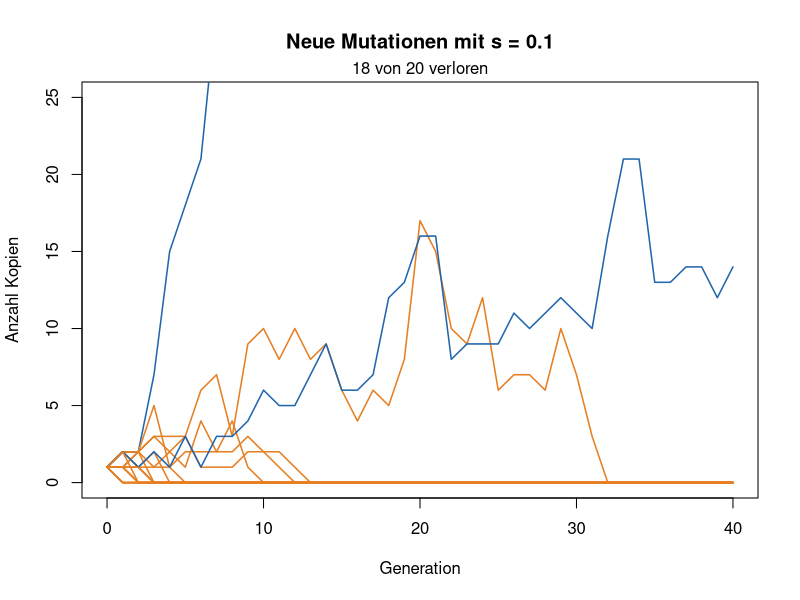
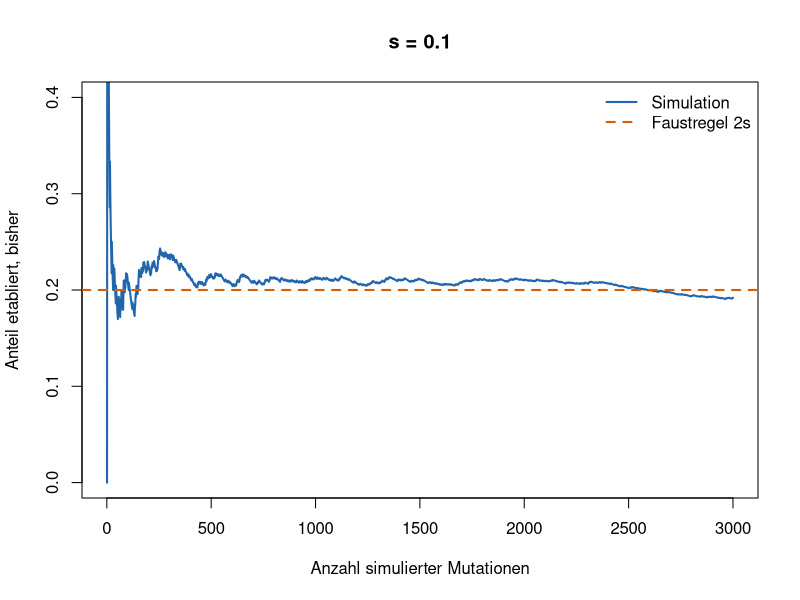
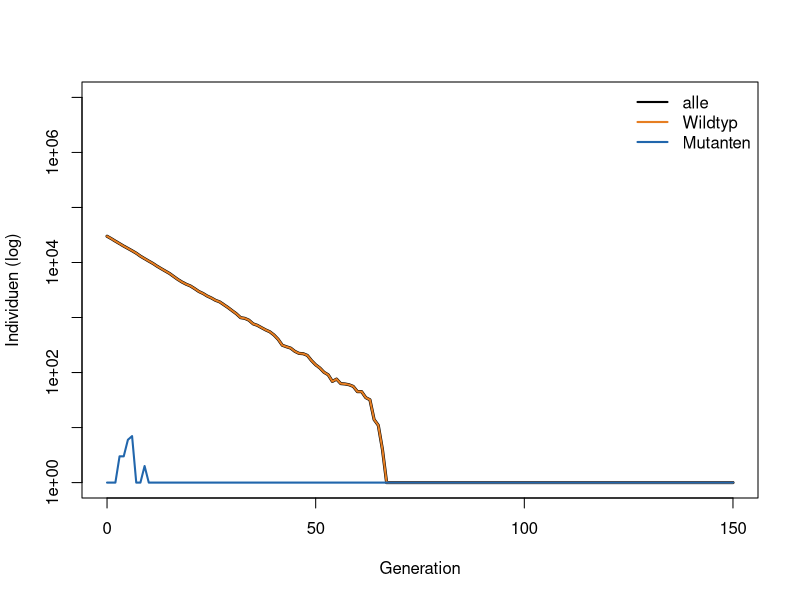
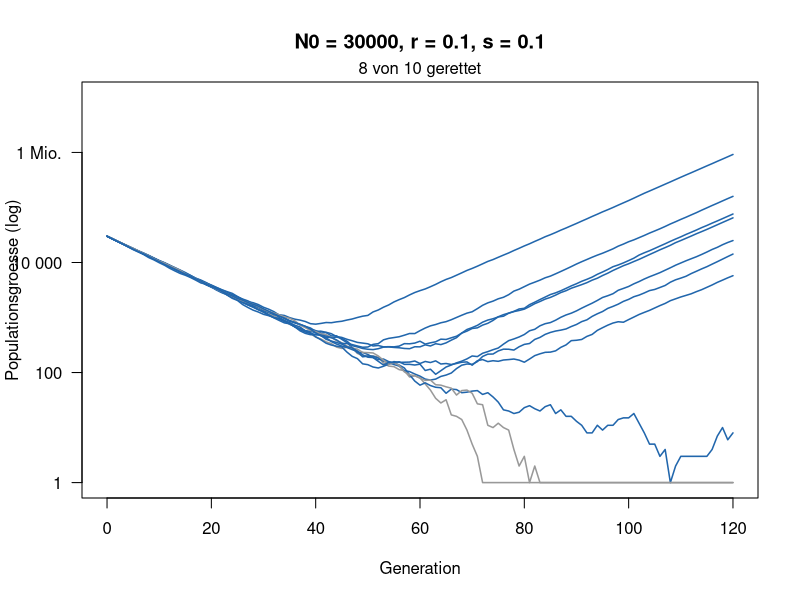
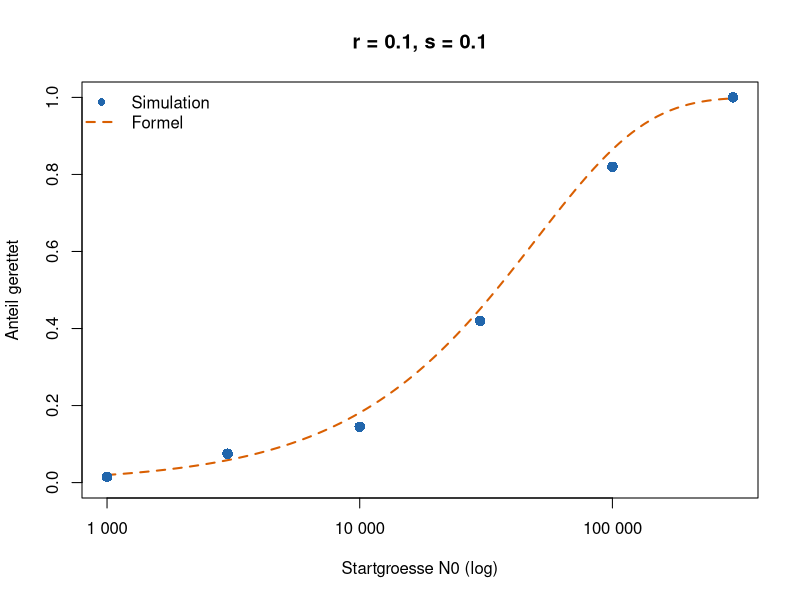
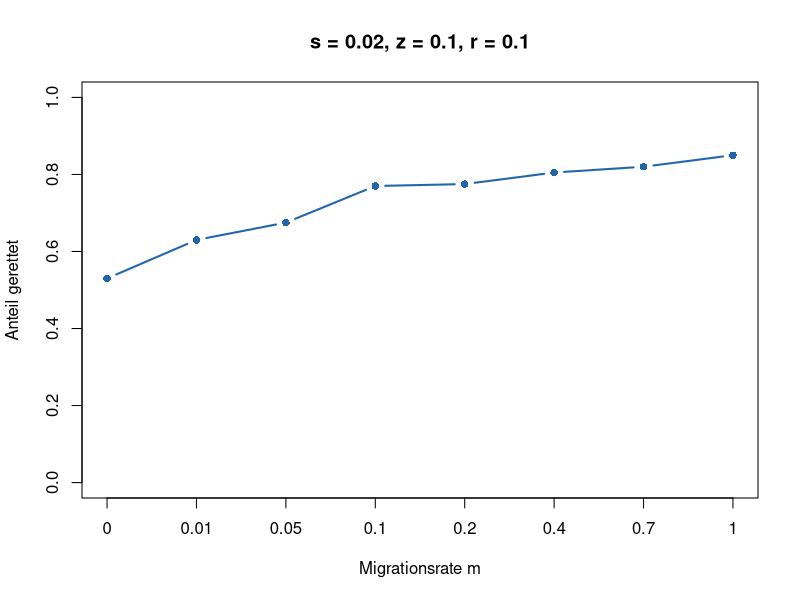
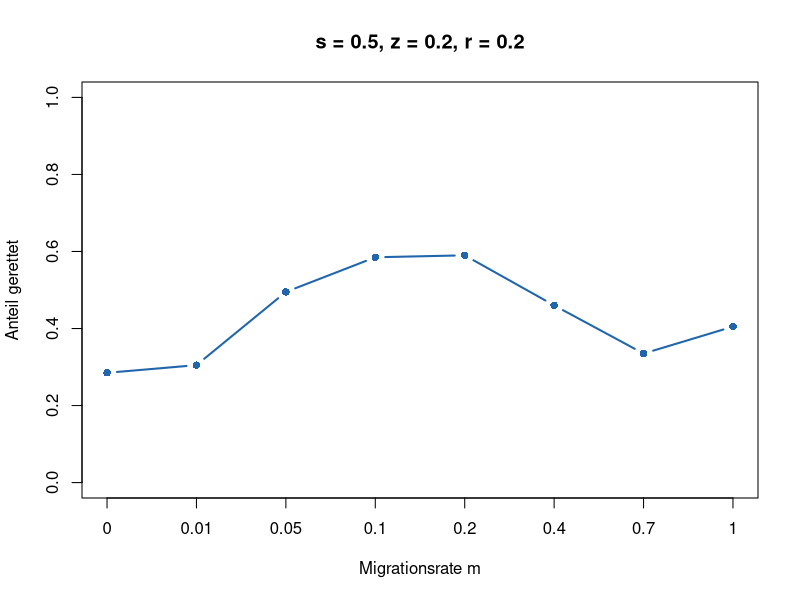

These charts were generated, in order, by the following R code:
# Woche 10 - Notebook (nur R, base R)
# Mutation und Rettung: neue Mutationen, Verzweigungsprozess, evolutionaere Rettung, zwei Orte
# In RStudio: Working Directory = weeks/week-10, dann Zeile fuer Zeile ausfuehren.
# Quarto: notebook.qmd. Knit ohne Quarto: notebook.Rmd.

# Eine neue Mutation beginnt mit einer Kopie. Auch wenn sie vorteilhaft ist, geht sie oft durch Zufall verloren. Heute simulieren Sie zuerst, wie oft sich eine solche Mutation etabliert. Danach schrumpft eine Population, weil die Umwelt schlecht wird (z. B. ein Antibiotikum). Kann eine resistente Mutation sie retten?
#
# Das Modell. Jedes Individuum hat eine zufaellige Zahl von Nachkommen:
#
# - Mutante (resistent): im Mittel 1 + s Nachkommen,
# - Wildtyp im neuen Stress: im Mittel 1 - r Nachkommen, die Population schrumpft also jede Generation um den Anteil r,
# - Jeder Wildtyp-Nachkomme ist mit Wahrscheinlichkeit U = 0.00001 eine neue Mutante.
#
# Die Abbildungen.
#
# - Teil 1: x-Achse Generation, y-Achse Anzahl Kopien einer Mutation. Blau: ueberlebt, orange: verloren.
# - Teil 2: x-Achse Anzahl simulierter Mutationen, y-Achse Anteil etabliert bisher. Blau: Simulation, orange gestrichelt: 2s.
# - Teil 3: x-Achse Generation, y-Achse Anzahl Individuen auf einer log-Skala (1, 10, 100, ...). Orange: Wildtyp, blau: Mutanten, schwarz: alle zusammen.
# - Teil 4: x-Achse Generation, y-Achse Populationsgroesse (log). Blau: gerettet, grau: ausgestorben.
# - Teil 5: x-Achse Startgroesse N0 (log), y-Achse Anteil geretteter Populationen. Blaue Punkte: Simulation, orange Linie: Formel.

# Auftrag
# 1. Verfolgen Sie einzelne neue Mutationen. Bauen Sie Schritt fuer Schritt einen Verzweigungsprozess und sehen Sie, wie 2s auftaucht.
# 2. Lesen und starten Sie ein kleines Programm, das eine schrumpfende Population simuliert.
# 3. Schaetzen Sie mit vielen Laeufen, wie oft sie gerettet wird, vergleichen Sie mit der Formel und sagen Sie voraus, wie das von N_0 und r abhaengt.
# 4. Bonus: Hilft mehr Migration aus einer Zuflucht immer? Erst raten, dann simulieren.

# ===========================================================================
# 0 · Funktionen
# ===========================================================================
#
# Einfach ausfuehren.

# Eine Mutation ueber die Zeit: jede Kopie hat im Mittel 1 + s Nachkommen
linie <- function(s, generationen = 40) {
  n <- numeric(generationen + 1)
  n[1] <- 1
  for (t in seq_len(generationen)) n[t + 1] <- rpois(1, n[t] * (1 + s))
  n
}

zeige_linien <- function(s, anzahl = 20) {
  plot(NA, xlim = c(0, 40), ylim = c(0, 25), xlab = "Generation",
       ylab = "Anzahl Kopien", main = paste("Neue Mutationen mit s =", s))
  verloren <- 0
  for (i in seq_len(anzahl)) {
    n <- linie(s)
    weg <- n[41] == 0
    verloren <- verloren + weg
    lines(0:40, n, col = if (weg) "#e67e22" else "#2166ac", lwd = 1.5)
  }
  mtext(paste(verloren, "von", anzahl, "verloren"), side = 3, line = 0.2)
}

# Anteil etabliert nach 1, 2, 3, ... Laeufen, dazu die Faustregel 2s
zeige_anteil <- function(ergebnisse, s) {
  laeufe <- seq_along(ergebnisse)
  plot(laeufe, cumsum(ergebnisse) / laeufe, type = "l", lwd = 2, col = "#2166ac",
       ylim = c(0, min(1, 4 * s)), xlab = "Anzahl simulierter Mutationen",
       ylab = "Anteil etabliert, bisher", main = paste("s =", s))
  abline(h = 2 * s, lty = 2, lwd = 2, col = "#d95f02")
  legend("topright", c("Simulation", "Faustregel 2s"), col = c("#2166ac", "#d95f02"),
         lty = c(1, 2), lwd = 2, bty = "n")
}

# Eine schrumpfende Population: Wildtyp (1 - r), Mutanten (1 + s)
rettung_lauf <- function(N0, r, s, U = 1e-5, generationen = 120) {
  wt <- N0; mut <- 0
  N <- numeric(generationen + 1); N[1] <- N0
  for (t in seq_len(generationen)) {
    neu <- rbinom(1, wt, U)
    wt <- rpois(1, wt * (1 - r))
    mut <- min(rpois(1, mut * (1 + s)) + neu, 1e7)
    N[t + 1] <- wt + mut
  }
  N
}

zeige_rettung <- function(N0, r, s, anzahl = 10) {
  plot(NA, xlim = c(0, 120), ylim = c(1, 1e7), log = "y", xlab = "Generation",
       ylab = "Populationsgroesse (log)", yaxt = "n",
       main = paste0("N0 = ", N0, ", r = ", r, ", s = ", s))
  axis(2, at = 10^c(0, 2, 4, 6), labels = c("1", "100", "10 000", "1 Mio."), las = 1)
  gerettet <- 0
  for (i in seq_len(anzahl)) {
    N <- rettung_lauf(N0, r, s)
    ok <- N[121] > 0
    gerettet <- gerettet + ok
    lines(0:120, pmax(N, 1), col = if (ok) "#2166ac" else "grey60", lwd = 1.5)
  }
  mtext(paste(gerettet, "von", anzahl, "gerettet"), side = 3, line = 0.2)
}

# 1 = gerettet (1000 Mutanten), 0 = ausgestorben
rettung <- function(N0, r, s, U = 1e-5, grenze = 1000) {
  wt <- N0; mut <- 0
  repeat {
    neu <- rbinom(1, wt, U)
    wt <- rpois(1, wt * (1 - r))
    mut <- rpois(1, mut * (1 + s)) + neu
    if (mut >= grenze) return(1)
    if (wt + mut == 0) return(0)
  }
}

schaetze_rettung <- function(N0, r, s, wiederholungen = 300) {
  mean(replicate(wiederholungen, rettung(N0, r, s)))
}

# Naeherung (Orr & Unckless 2014)
formel <- function(N0, r, s, U = 1e-5) round(1 - exp(-2 * N0 * U * s / r), 2)
# Simulation (Punkte) und Formel (Linie) fuer viele Startgroessen
vergleiche_rettung <- function(r, s, N0_werte = c(1e3, 3e3, 1e4, 3e4, 1e5, 3e5),
                               wiederholungen = 200, U = 1e-5) {
  sim <- sapply(N0_werte, function(N0) schaetze_rettung(N0, r, s, wiederholungen))
  N0_fein <- 10^seq(log10(min(N0_werte)), log10(max(N0_werte)), length.out = 100)
  plot(N0_fein, 1 - exp(-2 * N0_fein * U * s / r), type = "l", lwd = 2, lty = 2,
       col = "#d95f02", log = "x", ylim = c(0, 1), xlab = "Startgroesse N0 (log)",
       ylab = "Anteil gerettet", main = paste0("r = ", r, ", s = ", s), xaxt = "n")
  axis(1, at = c(1e3, 1e4, 1e5), labels = c("1 000", "10 000", "100 000"))
  points(N0_werte, sim, pch = 16, cex = 1.4, col = "#2166ac")
  legend("topleft", c("Simulation", "Formel"), col = c("#2166ac", "#d95f02"),
         pch = c(16, NA), lty = c(NA, 2), lwd = 2, bty = "n")
  invisible(data.frame(N0 = N0_werte, simulation = sim))
}

# ===========================================================================
# 1 · Eine neue Mutation
# ===========================================================================
#
# 20 neue Mutationen, jede startet mit einer Kopie und hat den Vorteil s = 0.1.

zeige_linien(s = 0.1)   # hier s aendern

# Aufgabe A
# 1. Wie viele der 20 Mutationen gehen verloren? Fuehren Sie den Block mehrmals aus.
# 2. Probieren Sie s = 0 und s = 0.3. Was aendert sich?
# 3. Warum geht eine vorteilhafte Mutation ueberhaupt verloren?

# ===========================================================================
# 2 · Ein Verzweigungsprozess, Schritt fuer Schritt
# ===========================================================================
#
# Jetzt bauen Sie den Verzweigungsprozess aus der Vorlesung selbst, mit dem Spielzeugmodell: Jede Kopie hat entweder keine oder zwei Nachkommen. Keine mit Wahrscheinlichkeit a = (1 - s)/2, sonst zwei. Im Mittel sind das 1 + s.

# Schritt 1: eine Generation. Jede Kopie wirft eine Muenze. rbinom(1, n, 1 - a) zaehlt, wie viele von n Kopien zwei Nachkommen haben (wie in Woche 9). Mal 2 gibt die Kopien der naechsten Generation.

s <- 0.1
a <- (1 - s) / 2          # Chance auf keine Nachkommen
n <- 1                    # eine Kopie
2 * rbinom(1, n, 1 - a)   # Kopien in der naechsten Generation: 0 oder 2

# Schritt 2: Generation fuer Generation. Dieselbe Zeile, solange (while) die Mutation weder verloren (0 Kopien) noch etabliert (100 Kopien) ist. verlauf merkt sich alle Zahlen.

n <- 1                          # eine neue Mutation
verlauf <- n
while (n > 0 && n < 100) {      # solange nicht verloren und nicht etabliert
  n <- 2 * rbinom(1, n, 1 - a)
  verlauf <- c(verlauf, n)
}
verlauf
length(verlauf) - 1             # wie viele Generationen?

# Schritt 3: als Funktion, viele Male. Wir packen Schritt 2 in eine Funktion. Sie gibt 1 zurueck, wenn die Mutation sich etabliert, sonst 0. replicate startet viele neue Mutationen.

eine_linie <- function(s) {
  a <- (1 - s) / 2
  n <- 1
  while (n > 0 && n < 100) {
    n <- 2 * rbinom(1, n, 1 - a)
  }
  as.numeric(n >= 100)   # 1 = etabliert, 0 = verloren
}

s <- 0.1                                  # hier s aendern
ergebnisse <- replicate(3000, eine_linie(s))
mean(ergebnisse)   # Anteil etabliert
2 * s              # Faustregel 2s

# Schritt 4: zuschauen, wie 2s auftaucht. zeige_anteil zeichnet den Anteil etablierter Mutationen nach 1, 2, 3, ... Laeufen. Die gestrichelte Linie ist 2s.

zeige_anteil(ergebnisse, s)

# Aufgabe B
# 1. Fuehren Sie Schritt 1 zehnmal aus. Wie oft gibt es keine Nachkommen? Passt das zu a = 0.45?
# 2. Fuehren Sie Schritt 2 mehrmals aus. Wie oft schafft es die Mutation? Wie viele Generationen dauert es, wenn sie verloren geht, und wenn sie es schafft?
# 3. Aendern Sie in Schritt 3 nur s und fuellen Sie die Tabelle aus:
#
# | s | Simulation | Faustregel 2s |
# |---|---|---|
# | 0.02 |  |  |
# | 0.05 |  |  |
# | 0.1 |  |  |
# | 0.2 |  |  |
# 4. Schauen Sie sich Schritt 4 fuer s = 0.02 und s = 0.2 an. Wann passt 2s gut, wann liegt die Simulation darunter? Nach wie vielen Laeufen beruhigt sich die Kurve?

# ===========================================================================
# 3 · Ein Programm fuer Rettung
# ===========================================================================
#
# Jetzt schreiben wir das Modell selbst aus. Das ganze Programm hat drei Teile:
#
# 1. Zustand: Wie viele Wildtypen (wt) und wie viele Mutanten (mut) gibt es?
# 2. Eine Generation: neue Mutanten ziehen, dann Nachkommen ziehen.
# 3. Schleife: die Generation viele Male wiederholen.
#
# Neu ist rpois(1, mittel): eine zufaellige ganze Zahl mit Mittelwert mittel. Wir brauchen sie fuer die Zahl der Nachkommen einer ganzen Gruppe. Bei 1000 Wildtypen und r = 0.1 ist rpois(1, 900) etwa 900, aber nicht genau. rbinom kennen Sie aus Woche 9: Von wt Nachkommen ist jeder mit Wahrscheinlichkeit U ein Mutant.

N0 <- 30000   # Startgroesse
r  <- 0.1     # Rueckgang des Wildtyps pro Generation
s  <- 0.1     # Vorteil der Mutante
U  <- 1e-5    # Mutationsrate
generationen <- 150

# 1. Zustand: ein Platz pro Generation
wt  <- numeric(generationen + 1)
mut <- numeric(generationen + 1)
wt[1]  <- N0
mut[1] <- 0

# 2. und 3.: eine Generation, viele Male
for (t in 1:generationen) {
  neu        <- rbinom(1, wt[t], U)                # neue Mutanten unter den Wildtypen
  wt[t + 1]  <- rpois(1, wt[t] * (1 - r))          # Wildtyp: im Mittel 1 - r Nachkommen
  mut[t + 1] <- rpois(1, mut[t] * (1 + s)) + neu   # Mutanten: im Mittel 1 + s Nachkommen
}

plot(0:generationen, pmax(wt + mut, 1), type = "l", lwd = 3, log = "y",
     xlab = "Generation", ylab = "Individuen (log)", ylim = c(1, 1e7))
lines(0:generationen, pmax(wt, 1),  col = "#e67e22", lwd = 2)
lines(0:generationen, pmax(mut, 1), col = "#2166ac", lwd = 2)
legend("topright", c("alle", "Wildtyp", "Mutanten"), col = c("black", "#e67e22", "#2166ac"),
       lwd = 2, bty = "n")

which(mut > 0)[1] - 1   # in welcher Generation gibt es zum ersten Mal Mutanten?

# Aufgabe C
# 1. Fuehren Sie den Block mehrmals aus. Wann entsteht die erste Mutante? Wird die Population jedes Mal gerettet?
# 2. Suchen Sie in einer geretteten Population die U-Kurve. Wer schrumpft, wer waechst?
# 3. Setzen Sie U <- 0. Was passiert, und warum?
# 4. Manchmal entsteht eine Mutante und verschwindet wieder. Woran sieht man das in der Abbildung?

# --- Von einem Lauf zur Wahrscheinlichkeit ---
#
# Ein Lauf sagt nur: gerettet oder nicht. Um eine Wahrscheinlichkeit zu schaetzen, packen wir das Programm in eine Funktion und lassen sie viele Male laufen. Die Schleife laeuft jetzt so lange, bis die Population ausgestorben ist oder 1000 Mutanten hat (while: "solange").

ein_lauf <- function(N0, r, s, U = 1e-5) {
  wt <- N0
  mut <- 0
  while (wt + mut > 0 && mut < 1000) {   # solange nicht ausgestorben und nicht gerettet
    neu <- rbinom(1, wt, U)
    wt  <- rpois(1, wt * (1 - r))
    mut <- rpois(1, mut * (1 + s)) + neu
  }
  as.numeric(mut >= 1000)   # 1 = gerettet, 0 = ausgestorben
}

ergebnisse <- replicate(200, ein_lauf(N0 = 30000, r = 0.1, s = 0.1))
sum(ergebnisse)    # wie viele von 200 gerettet?
mean(ergebnisse)   # Anteil: Schaetzung der Wahrscheinlichkeit

# Das ist das ganze Rezept jeder solchen Simulation: Zustand, eine Generation, Schleife, Abbruch, viele Wiederholungen.

# ===========================================================================
# 4 · Viele Laeufe ansehen
# ===========================================================================
#
# Eine Population mit N_0 = 30\,000 Individuen geraet in Stress und schrumpft jede Generation um r = 10\,\%. Resistente Mutanten haben den Vorteil s = 0.1. Die Abbildung zeigt 10 Wiederholungen.

zeige_rettung(N0 = 30000, r = 0.1, s = 0.1)   # hier N0 oder r aendern

# Aufgabe D
# 1. Beschreiben Sie eine blaue Kurve: Was passiert zuerst, was danach?
# 2. Probieren Sie N_0 = 3000 und N_0 = 300\,000. Was aendert sich?
# 3. Probieren Sie r = 0.3 (mit N_0 = 30\,000). Was aendert sich?

# ===========================================================================
# 5 · Simulation und Formel
# ===========================================================================
#
# Jetzt vergleichen wir die Simulation mit der Formel aus der Vorlesung, P ~ 1 - exp(-2 N0 U s / r). vergleiche_rettung simuliert fuer sechs Startgroessen je 200 Populationen (Punkte) und zeichnet die Formel dazu (Linie). Das dauert ein paar Sekunden.

set.seed(1)
vergleiche_rettung(r = 0.1, s = 0.1)   # hier r oder s aendern

# Aufgabe E
# 1. Wo trifft die Formel die Simulation gut, wo weniger?
# 2. Erst raten, dann rechnen: Was passiert mit der Kurve, wenn die Population doppelt so schnell schrumpft (r = 0.2)? Notieren Sie Ihre Vermutung, dann lassen Sie den Block laufen.
# 3. Und wenn die Mutante nur halb so viel Vorteil hat (s = 0.05, r = 0.1)? Vergleichen Sie mit Ihrer Antwort auf 2.
# 4. Ab welchem N_0 wird etwa die Haelfte gerettet? Lesen Sie es ab.
# 5. Was bedeutet das fuer Bakterien unter Antibiotika (Milliarden Zellen) und fuer eine bedrohte Art mit wenigen hundert Tieren?

# ===========================================================================
# 6 · Bonus: Ueberraschung mit zwei Orten
# ===========================================================================
#
# Tomasini & Peischl (2020): Zwei Orte tauschen Individuen aus. Ort 1 wird sofort schlecht, Ort 2 ist zuerst eine Zuflucht und wird erst nach \theta = 100 Generationen schlecht.
#
# - Wildtyp im schlechten Ort: im Mittel 1 - r Nachkommen. In der Zuflucht bleibt er bei K = 5000.
# - Mutante im schlechten Ort: 1 + z. In der Zuflucht hat sie Kosten: 1 - s.
# - Jede Generation wechselt ein Anteil m/2 jedes Ortes zum anderen Ort.
# - Gerettet, sobald es irgendwo 500 Mutanten gibt.
#
# Erst raten: Hilft mehr Migration aus einer Zuflucht immer? Notieren Sie Ihre Vermutung, bevor Sie die Bloecke laufen lassen.
#
# Das Programm ist dasselbe Rezept wie in Teil 3, nur sind wt und mut jetzt Vektoren mit zwei Eintraegen (Ort 1, Ort 2), und nach den Nachkommen kommt ein dritter Schritt: Migration.

zwei_orte <- function(m, s, z, r, K = 5000, theta = 100, U = 2e-5, grenze = 500) {
  wt  <- c(K, K)   # Wildtyp in Ort 1 und Ort 2
  mut <- c(0, 0)   # Mutanten in Ort 1 und Ort 2
  for (t in 1:1000) {
    schlecht <- c(TRUE, t > theta)
    wt  <- rpois(2, wt * ifelse(schlecht, 1 - r, 1))
    if (!schlecht[2]) wt[2] <- K                  # Zuflucht bleibt voll
    neu <- rbinom(2, wt, U)                       # neue Mutanten
    mut <- rpois(2, mut * ifelse(schlecht, 1 + z, 1 - s)) + neu
    weg_wt  <- rbinom(2, wt,  m / 2)              # Migration
    weg_mut <- rbinom(2, mut, m / 2)
    wt  <- wt  - weg_wt  + rev(weg_wt)
    mut <- mut - weg_mut + rev(weg_mut)
    if (sum(mut) >= grenze) return(1)             # gerettet
    if (sum(wt) + sum(mut) == 0) return(0)        # ausgestorben
  }
  0
}

zeige_migration <- function(s, z, r, wiederholungen = 200) {
  m_werte <- c(0, 0.01, 0.05, 0.1, 0.2, 0.4, 0.7, 1)
  p <- sapply(m_werte, function(m) mean(replicate(wiederholungen, zwei_orte(m, s, z, r))))
  plot(seq_along(m_werte), p, type = "b", pch = 16, lwd = 2, col = "#2166ac",
       ylim = c(0, 1), xaxt = "n", xlab = "Migrationsrate m", ylab = "Anteil gerettet",
       main = paste0("s = ", s, ", z = ", z, ", r = ", r))
  axis(1, at = seq_along(m_werte), labels = m_werte)
  invisible(data.frame(m = m_werte, gerettet = p))
}

# Jeder Punkt: 200 Populationen bei einer Migrationsrate.

set.seed(1)
zeige_migration(s = 0.02, z = 0.1, r = 0.1)   # billige Mutante

set.seed(1)
zeige_migration(s = 0.5, z = 0.2, r = 0.2)    # teure Mutante: bitte s aendern

# Aufgabe F (Bonus)
# 1. Billige Mutante (s = 0.02): Hilft Migration? Wie viel mehr Populationen werden gerettet als ohne Migration (m = 0)?
# 2. Teure Mutante (s = 0.5): Bei welcher Migrationsrate ist Rettung am wahrscheinlichsten? Was passiert bei sehr viel Migration?
# 3. Erklaeren Sie den Unterschied mit dem Wort gene swamping: Wo landen die Mutanten bei viel Migration, und was passiert dort mit ihnen?
# 4. Pruefen Sie die Bedingung aus der Vorlesung, s/z < r\,\theta, fuer beide Faelle (\theta = 100). Was sagt sie, was sagt sie nicht?
